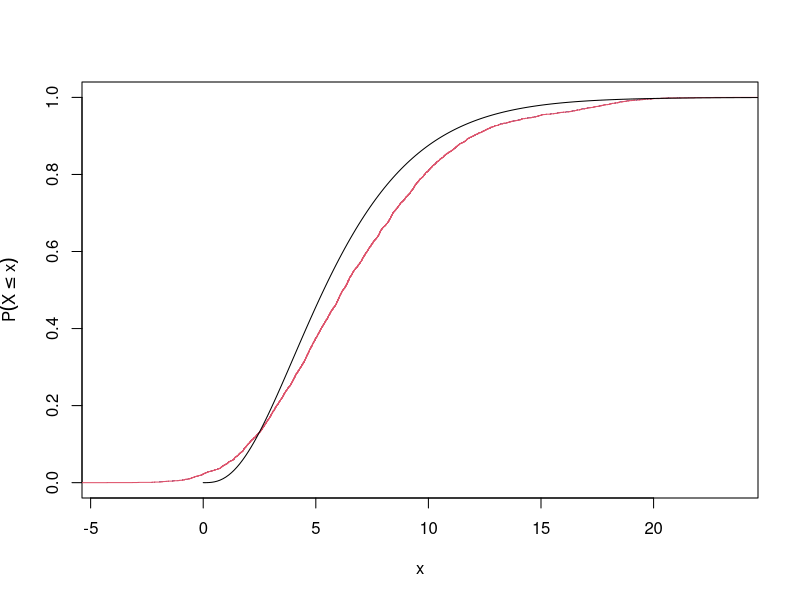
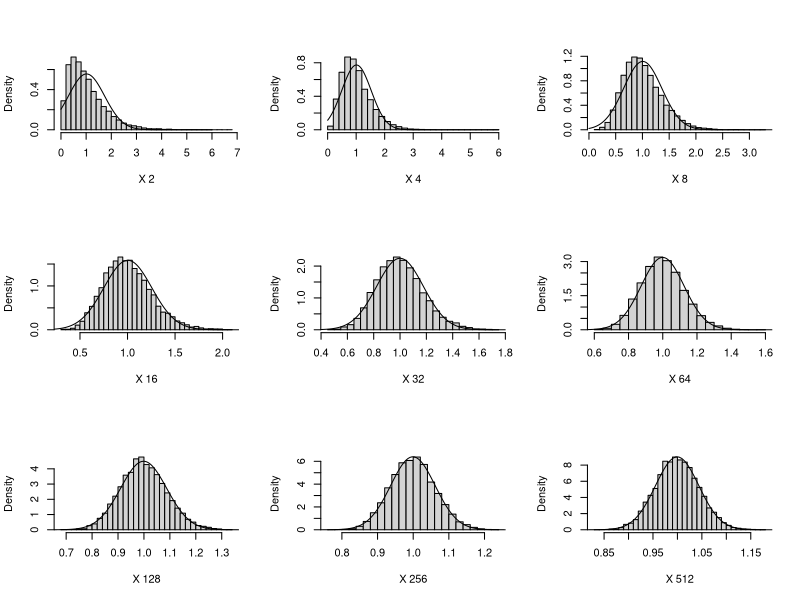

Source code (R) for these figures, in order:
## 5.9.1 following looks long, but only 3 lines are modified from notes

ecdf3 <- function(x, h = .1) {
  ## function to plot empirical cdf of sample x, smoothed with
  ## bandwidth h
  x <- x + rnorm(length(x) * 100, sd = h) ## changed line!!
  n <- length(x)
  p <- 1:n / n ## create cumulative probability vector
  xs <- sort(x) ## sort the x values
  ## plot the x, p points
  p1 <- x1 <- rep(NA, 3 * n + 2) ## create p1 and x1 with NAs everywhere
  p1[1:n * 3 + 2] <- p1[1:n * 3 + 1] <- p ## fill in the step heights
  x1[1:n * 3 + 1] <- xs ## step start
  x1[1:n * 3 + 2] <- c(xs[-1], 2 * xs[n] - xs[1]) ## step ends
  p1[1:2] <- 0 ## initial prob is zero
  x1[1:2] <- c(2 * xs[1] - xs[n], xs[1]) ## x co-ords for zero prob
  ## changed plot symbol!!...
  plot(xs, p, pch = ".", cex = .5, xlab = "x", ylab = expression(P(X <= x)), col = 4)
  lines(x1, p1, col = 2)
} ## ecdf3

set.seed(8)
x <- rgamma(50, shape = 3, scale = 2) ## test data
ecdf3(x, h = 1.5)
x0 <- seq(0, 25, length = 200)
lines(x0, pgamma(x0, shape = 3, scale = 2))


## 5.11

set.seed(4)
M <- list()
for (i in 1:10) M[[i]] <- matrix(runif((i + 1)^2) - .5, i + 1, i + 1)
## a
names(M) <- paste("M", 2:11, sep = "")
## b
nM <- sapply(M, "norm", type = "F")
## c
svdM <- lapply(M, svd)
## d
macp <- function(A) {
  ## find product of col max abs for A
  prod(apply(A, 2, function(a) max(abs(a))))
}
## check...
macp(M[[1]])
prod(max(abs(M[[1]][, 1]))) * prod(max(abs(M[[1]][, 2])))
## e
sapply(M, macp)

## 6.1.1

n <- length(morley$Speed)
bs.ls <- matrix(sample(morley$Speed, n * 1000, replace = TRUE), n, 1000)
bs.mean <- colMeans(bs.ls)
quantile(bs.mean, c(.025, .975))

## 6.1.2 One of many alternatives for doing this...

n <- 2^(1:9) ## the n sequence
m <- 10000 ## sample sizes
U <- matrix(rexp(m * max(n)), m) ## exponential deviate to sum
par(mfrow = c(3, 3)) ## split the plot window
x <- seq(0, 6, length = 1000) ## extra bit: sequence of x values for pdf plotting
for (i in n) { ## loop over n
  Xn <- rowMeans(U[, 1:i]) ## sum n=2, 4, ... , 512 U values
  hist(Xn, main = "", xlab = paste("X", i), freq = FALSE, breaks = 30) ## visualize dist
  lines(x, dnorm(x, mean = mean(Xn), sd = sd(Xn))) ## plot normal pdf with same mean and sd
}

## 6.3

n.rep <- 10000 ## number of CIs to compute
n.ci <- 0 ## counter for number that include the truth
n <- 20
p <- .2
x <- rbinom(n.rep, n, p) ## generate x
p.hat <- x / n ## compute the estimate of p
sig.p <- sqrt(p.hat * (1 - p.hat) / n) ## and its standard error
cp <- mean(p.hat - 1.96 * sig.p < p & p.hat + 1.96 * sig.p > p)
cp ## observed coverage probability
